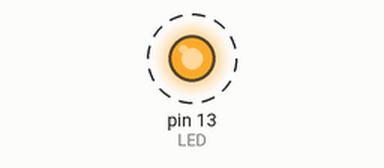
Simulated run of this sketch. Board: Arduino Uno, built with avr-gcc and run on an emulated ATmega328P. On the bench: output pins drawn as LEDs (lit = HIGH). Dashed ring = blinking.

Above: at 0.5 s.
Timing chart, 0 to 4.6 s (numbered marks = the images above):
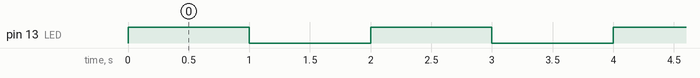

The sketch:

TAS3LAB2.ino
```cpp
#include <avr/io.h>
#include <avr/interrupt.h>

void setup() {
    // --- Configure PB5 (Arduino pin 13) as output ---
    DDRB |= (1 << DDB5);

    // --- Configure Timer1 in CTC mode ---
    TCCR1A = 0; // Normal port operation, WGM bits handled in TCCR1B
    TCCR1B = (1 << WGM12) | (1 << CS12) | (1 << CS10); // CTC mode, prescaler 1024

    OCR1A = 15625; // Compare match value for 1 Hz (1 second)

    TIMSK1 = (1 << OCIE1A); // Enable Timer1 Compare Match A interrupt

    sei(); // Enable global interrupts
}

void loop() {
    // Main loop does nothing, LED toggling handled in ISR
}

// --- Timer1 Compare Match A ISR ---
ISR(TIMER1_COMPA_vect) {
    PORTB ^= (1 << PORTB5); // Toggle LED on pin 13
}
```

Measured:
- by itself, pin 13 (LED): alternates HIGH for 1.0 s and LOW for 1.0 s
